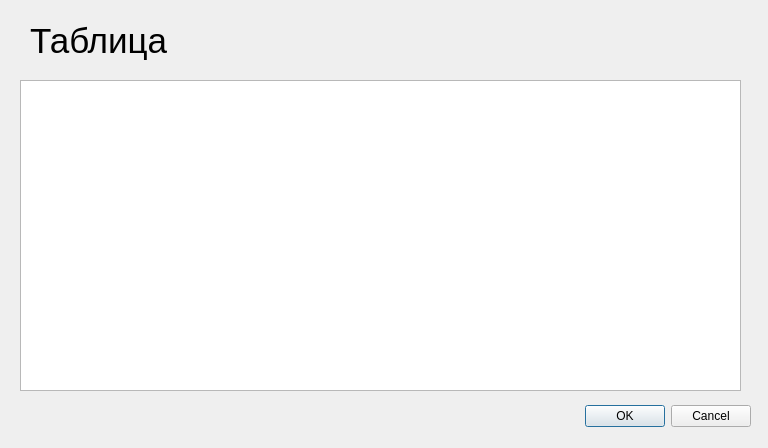
<?xml version="1.0" encoding="UTF-8"?>
<ui version="4.0">
 <class>CsvEdit</class>
 <widget class="QDialog" name="CsvEdit">
  <property name="geometry">
   <rect>
    <x>0</x>
    <y>0</y>
    <width>768</width>
    <height>448</height>
   </rect>
  </property>
  <property name="windowTitle">
   <string>Dialog</string>
  </property>
  <widget class="QDialogButtonBox" name="buttonBoxTable">
   <property name="geometry">
    <rect>
     <x>530</x>
     <y>400</y>
     <width>221</width>
     <height>32</height>
    </rect>
   </property>
   <property name="orientation">
    <enum>Qt::Horizontal</enum>
   </property>
   <property name="standardButtons">
    <set>QDialogButtonBox::Cancel|QDialogButtonBox::Ok</set>
   </property>
  </widget>
  <widget class="QTableWidget" name="tableWidget">
   <property name="geometry">
    <rect>
     <x>20</x>
     <y>80</y>
     <width>721</width>
     <height>311</height>
    </rect>
   </property>
  </widget>
  <widget class="QLabel" name="labelTable">
   <property name="geometry">
    <rect>
     <x>30</x>
     <y>20</y>
     <width>341</width>
     <height>41</height>
    </rect>
   </property>
   <property name="font">
    <font>
     <pointsize>26</pointsize>
    </font>
   </property>
   <property name="text">
    <string>Таблица</string>
   </property>
  </widget>
 </widget>
 <resources/>
 <connections>
  <connection>
   <sender>buttonBoxTable</sender>
   <signal>accepted()</signal>
   <receiver>CsvEdit</receiver>
   <slot>accept()</slot>
   <hints>
    <hint type="sourcelabel">
     <x>248</x>
     <y>254</y>
    </hint>
    <hint type="destinationlabel">
     <x>157</x>
     <y>274</y>
    </hint>
   </hints>
  </connection>
  <connection>
   <sender>buttonBoxTable</sender>
   <signal>rejected()</signal>
   <receiver>CsvEdit</receiver>
   <slot>reject()</slot>
   <hints>
    <hint type="sourcelabel">
     <x>316</x>
     <y>260</y>
    </hint>
    <hint type="destinationlabel">
     <x>286</x>
     <y>274</y>
    </hint>
   </hints>
  </connection>
 </connections>
</ui>
